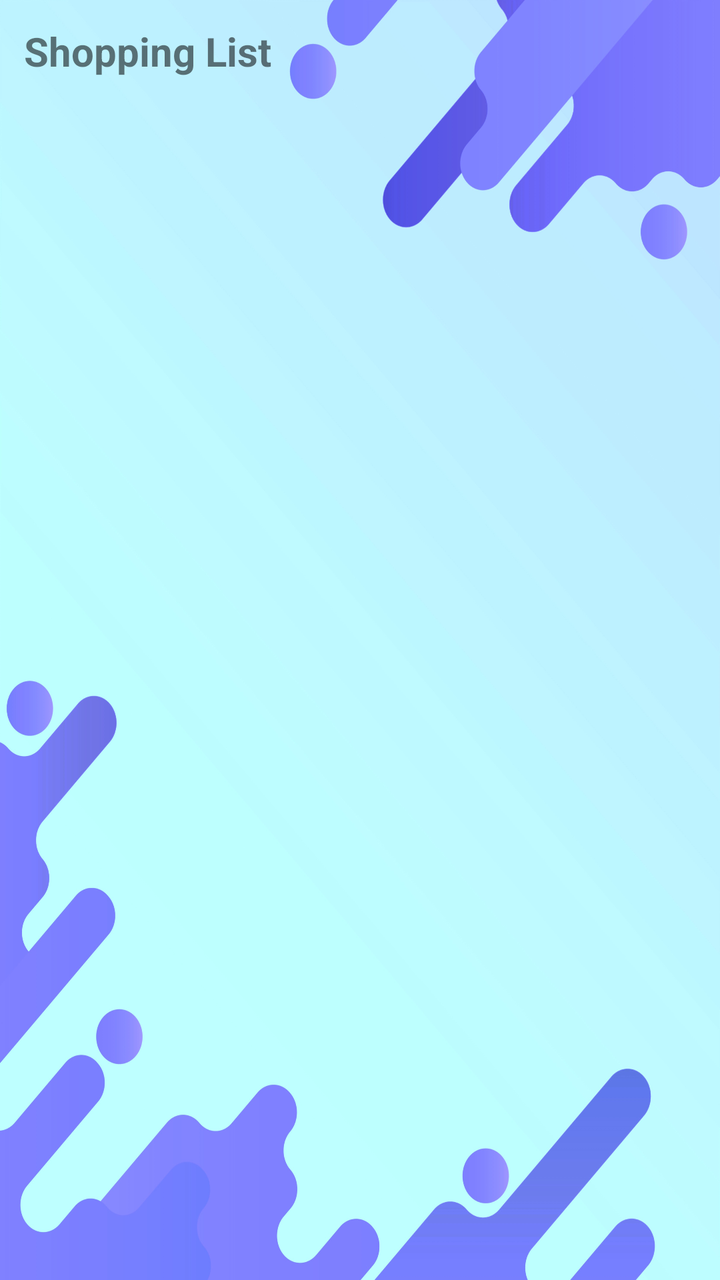
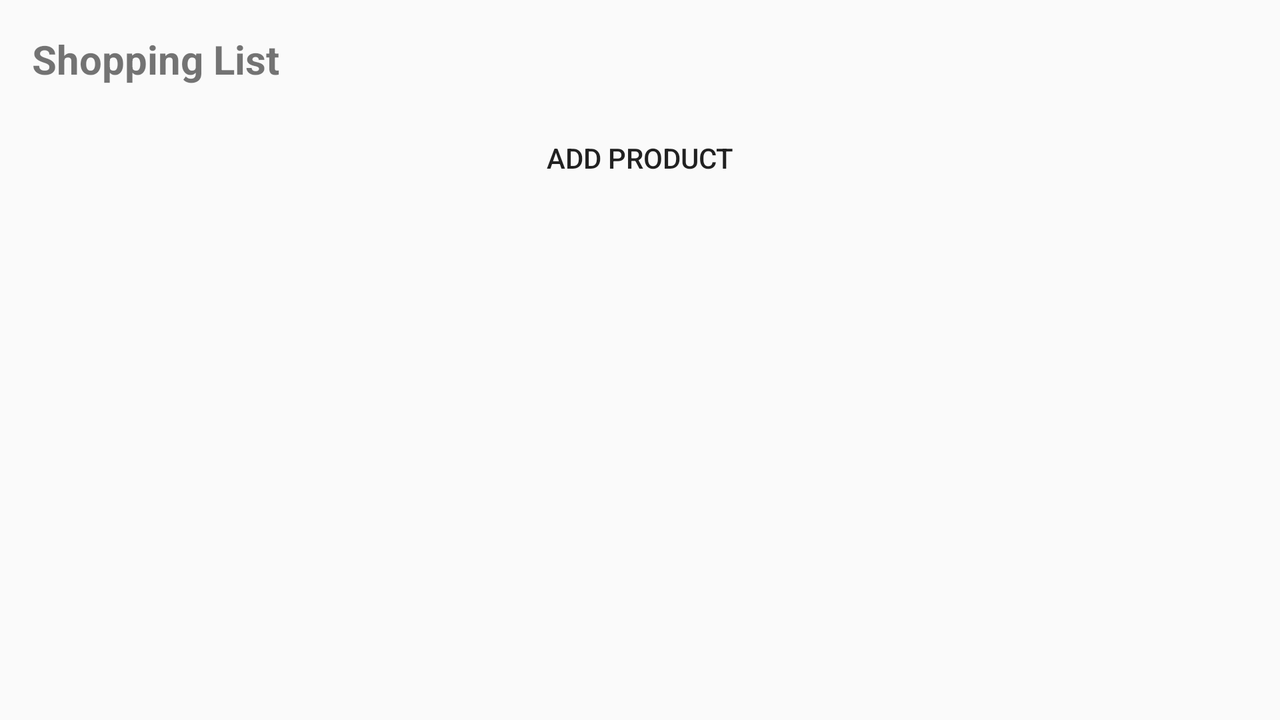

Two renders of one Android screen. The first uses the default layout on a phone; the second uses the alternative layout the repository ships for a different screen configuration, on a matching device. The two XML files are below.
<!-- AndroidManifest.xml: application theme Theme.MyFInances -->
<!-- res/layout/activity_edit_shopping_list.xml -->
<LinearLayout xmlns:android="http://schemas.android.com/apk/res/android"
    android:orientation="vertical"
    android:padding="12dp"
    android:layout_width="match_parent"
    android:layout_height="match_parent"
    android:background="@drawable/login_background">

    <TextView
        android:id="@+id/listNameTextView"
        android:textSize="20sp"
        android:textStyle="bold"
        android:layout_width="match_parent"
        android:layout_height="wrap_content"
        android:text="Shopping List" />

    <ScrollView
        android:layout_width="match_parent"
        android:layout_height="match_parent"
        android:layout_marginTop="8dp">

        <LinearLayout
            android:id="@+id/productsContainer"
            android:orientation="vertical"
            android:layout_width="match_parent"
            android:layout_height="wrap_content"/>
    </ScrollView>
</LinearLayout>
<!-- resources referenced by this layout -->
<resources>
  <!-- drawable login_background: jpg bitmap (drawable, 401707 bytes) -->
  <style name="Theme.MyFInances" parent="Base.Theme.MyFInances" />
  <style name="Base.Theme.MyFInances" parent="Theme.AppCompat.Light.NoActionBar">
          
          
      </style>
</resources>
<!-- res/layout-land/activity_edit_shopping_list.xml (the repository's variant of the layout above) -->
<!-- drawn on the phone turned sideways -->
<?xml version="1.0" encoding="utf-8"?>
<ScrollView xmlns:android="http://schemas.android.com/apk/res/android"
    android:id="@+id/scrollView"
    android:layout_width="match_parent"
    android:layout_height="match_parent"
    android:padding="16dp"
    android:background="@drawable/login_background_land">

    <LinearLayout
        android:id="@+id/mainLayout"
        android:layout_width="match_parent"
        android:layout_height="wrap_content"
        android:orientation="vertical">

        
        <TextView
            android:id="@+id/listNameTextView"
            android:layout_width="match_parent"
            android:layout_height="wrap_content"
            android:text="Shopping List"
            android:textSize="20sp"
            android:textStyle="bold"
            android:layout_marginBottom="12dp" />

        
        <Button
            android:id="@+id/addProductButton"
            android:layout_width="match_parent"
            android:layout_height="wrap_content"
            android:text="Add Product"
            android:background="@drawable/rounded_button"
            android:layout_marginBottom="16dp" />

        
        <LinearLayout
            android:id="@+id/productsContainer"
            android:layout_width="match_parent"
            android:layout_height="wrap_content"
            android:orientation="vertical" />
    </LinearLayout>
</ScrollView>
<!-- resources referenced by the variant -->
<!-- as the phone turned sideways resolves them -->
<resources>
  <style name="Theme.MyFInances" parent="Base.Theme.MyFInances" />
  <style name="Base.Theme.MyFInances" parent="Theme.AppCompat.Light.NoActionBar">
          
          
      </style>
</resources>
